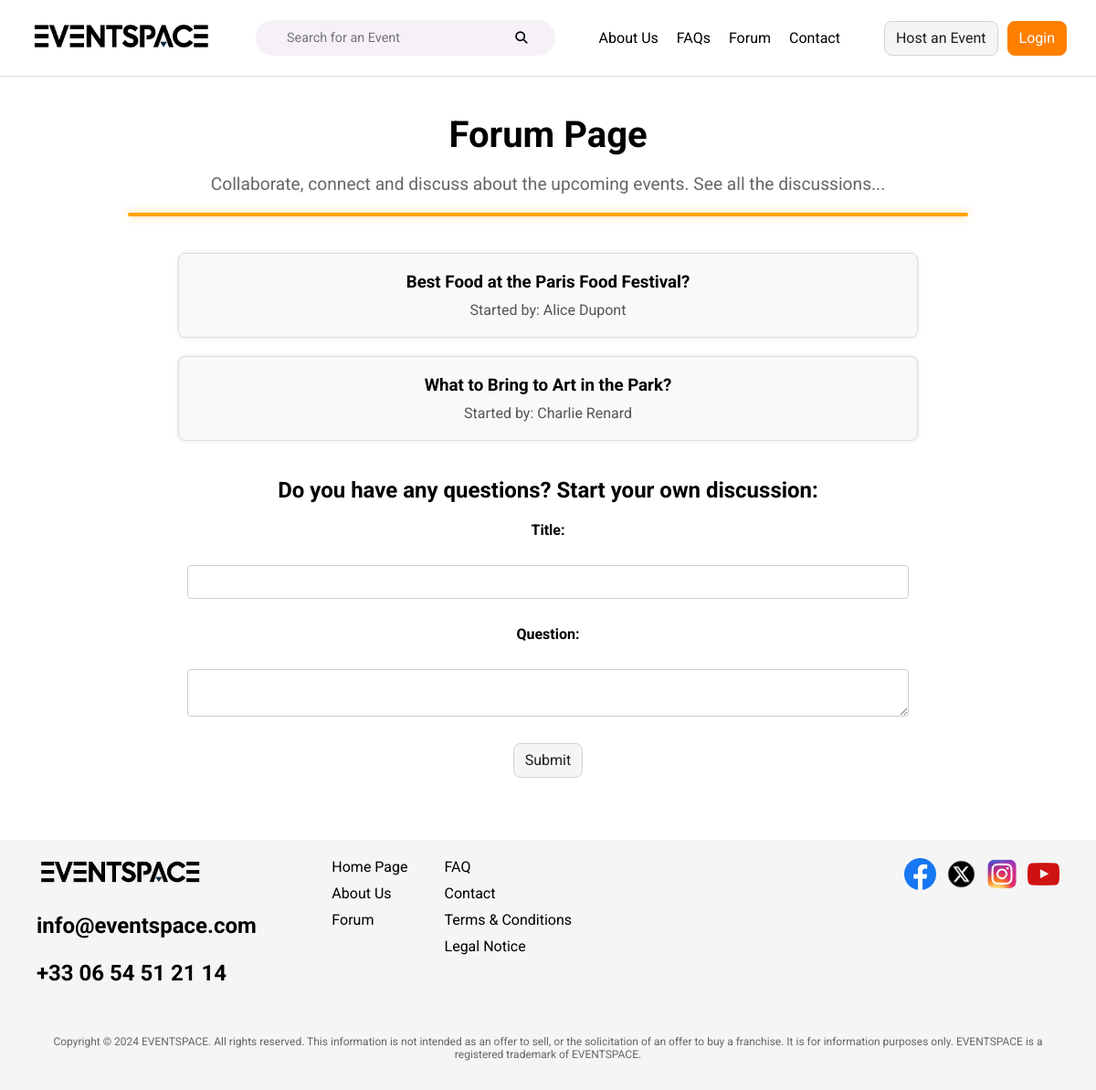
/server/views/forum.php, run on an earlier commit of the app's database.
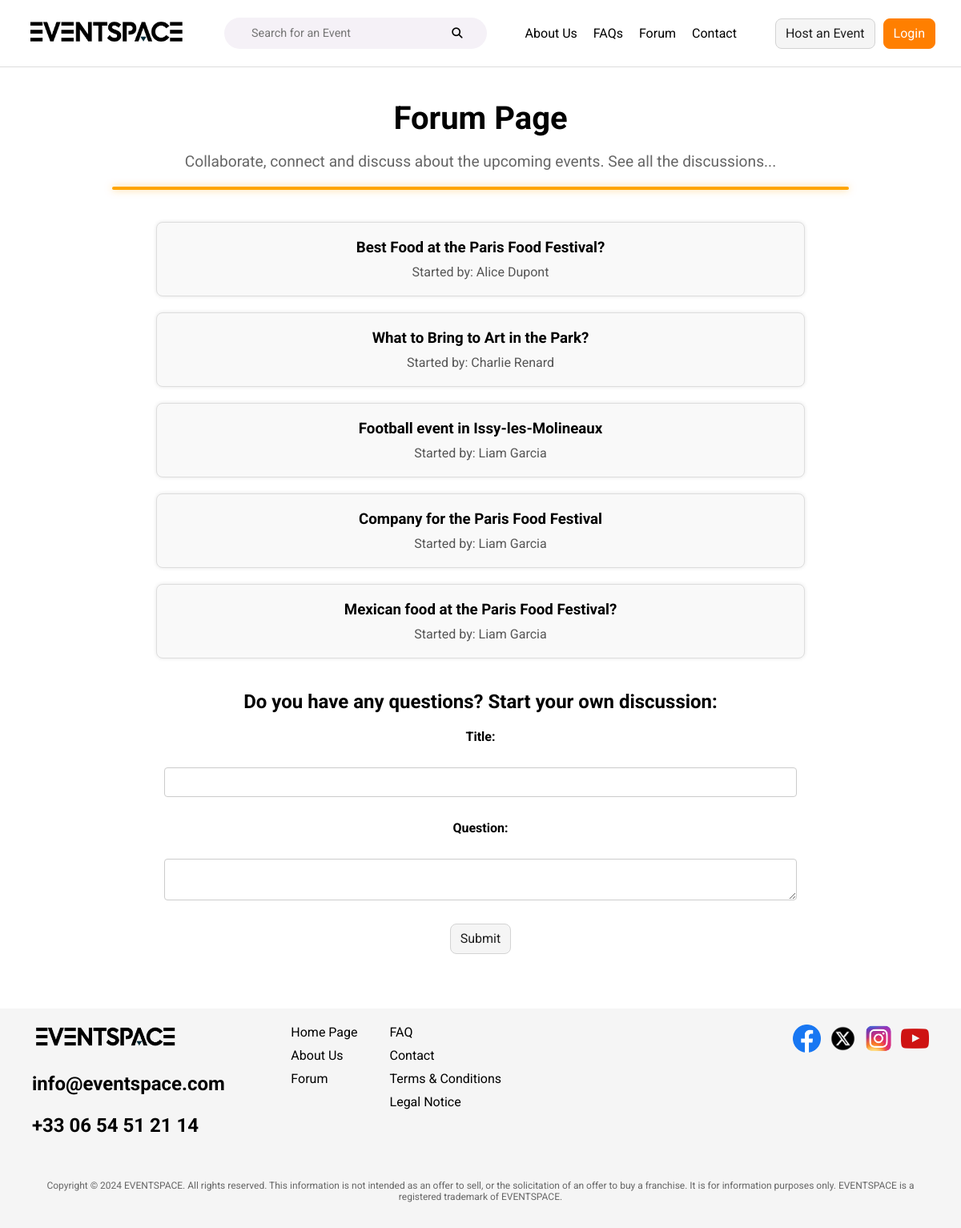
And on a later commit of the database.
### tables this page shows
CREATE TABLE `forumdiscussion` (
  `id` int(11) NOT NULL,
  `title` varchar(100) NOT NULL,
  `question` text NOT NULL,
  `idUser` int(11) DEFAULT NULL
);

### server/models/forum.php (called while the page is built, shortened)
<?php
function getDiscussions($conn)
{
    $sql = "SELECT forumdiscussion.id, forumdiscussion.title, CONCAT(user.firstName, ' ', user.lastName) AS 'User'
            FROM forumdiscussion
            INNER JOIN user ON forumdiscussion.idUser = user.id";
    $result = $conn->query($sql);
    $discussions = [];
    if ($result->num_rows > 0) {
        while ($row = $result->fetch_assoc()) {
            $discussions[] = $row;
        }
    }
    return $discussions;
}
?>

### server/controllers/forum.php (called while the page is built, shortened)
<?php
include(__DIR__ . "/../db_connection.php");
include_once(__DIR__ . "/../models/forum.php");
$discussions = getDiscussions($conn);
?>

### server/views/forum.php (the view, shortened to what this page needs)
<?php include_once "../controllers/forum.php"; ?>
<?php include_once '../components/header.php'; ?>
<main>
    <div class="forum-container">
        <section class="discussions-header">
            <h1>Forum Page</h1>
            <p>Collaborate, connect and discuss about the upcoming events. See all the discussions...</p>
        </section>
        <section class="discussions">
            <?php if (!empty($discussions)): ?>
                <?php foreach ($discussions as $discussion): ?>
                    <a href="discussion.php?id=<?php echo htmlspecialchars($discussion['id']); ?>" class="discussion-link">
                        <div class="discussion-item">
                            <h3><?php echo htmlspecialchars($discussion['title']); ?></h3>
                            <p>Started by: <?php echo htmlspecialchars($discussion['User']); ?></p>
                        </div>
                    </a>
                <?php endforeach; ?>
            <?php else: ?>
                <p>No discussions found.</p>
            <?php endif; ?>
        </section>
        <section class="add-discussion">
            <h2>Do you have any questions? Start your own discussion:</h2>
            <form method="POST" action="">
                <label for="title">Title:</label><br>
                <input type="text" id="title" name="title" required><br>
                <label for="question">Question:</label><br>
                <textarea id="question" name="question" required></textarea><br>
                <button class="btn" type="submit" name="new-discussion">Submit</button>
            </form>
        </section>
    </div>
</main>
<?php include_once '../components/footer.php'; ?>
</body>
</html>

What changed in the data, as far as the page shows it:
added forumdiscussion: title "Football event in Issy-les-Molineaux", User "Liam Garcia"
added forumdiscussion: title "Company for the Paris Food Festival", User "Liam Garcia"
added forumdiscussion: title "Mexican food at the Paris Food Festival?", User "Liam Garcia"
